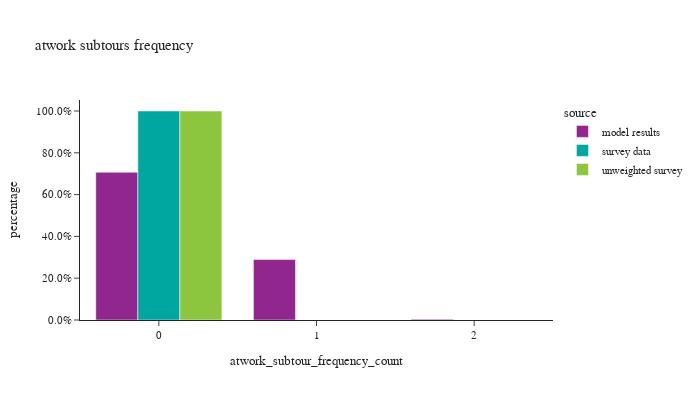

Notebook code cell kept with this figure:
### Code cell
df_plot = work_tour.groupby(['source','atwork_subtour_frequency_count'])['tour_weight'].sum().reset_index()
df_plot['percentage'] = df_plot.groupby(['source'], group_keys=False)['tour_weight']. \
    apply(lambda x: x / float(x.sum()))
fig1 = px.bar(df_plot, x='atwork_subtour_frequency_count', y="percentage", color="source", barmode="group",
              title="atwork subtours frequency")
fig1.for_each_annotation(lambda a: a.update(text = a.text.split("=")[-1]))
fig1.update_layout(height=400, width=700, font=dict(size=11), yaxis=dict(tickformat=".1%"))
fig1.show()

### Figure 1 — Plotly figure (JSON) as saved in the notebook; plotly's stock layout.template omitted (floating-point values rounded to 4 significant figures)
{"data": [{"alignmentgroup": "True", "hovertemplate": "source=model results<br>atwork_subtour_frequency_count=%{x}<br>percentage=%{y}<extra></extra>", "legendgroup": "model results", "marker": {"color": "#91268F", "pattern": {"shape": ""}}, "name": "model results", "offsetgroup": "model results", "orientation": "v", "showlegend": true, "textposition": "auto", "type": "bar", "x": [0, 1, 2], "xaxis": "x", "y": [0.7068, 0.2892, 0.003995], "yaxis": "y"}, {"alignmentgroup": "True", "hovertemplate": "source=survey data<br>atwork_subtour_frequency_count=%{x}<br>percentage=%{y}<extra></extra>", "legendgroup": "survey data", "marker": {"color": "#00A7A0", "pattern": {"shape": ""}}, "name": "survey data", "offsetgroup": "survey data", "orientation": "v", "showlegend": true, "textposition": "auto", "type": "bar", "x": [0], "xaxis": "x", "y": [1.0], "yaxis": "y"}, {"alignmentgroup": "True", "hovertemplate": "source=unweighted survey<br>atwork_subtour_frequency_count=%{x}<br>percentage=%{y}<extra></extra>", "legendgroup": "unweighted survey", "marker": {"color": "#8CC63E", "pattern": {"shape": ""}}, "name": "unweighted survey", "offsetgroup": "unweighted survey", "orientation": "v", "showlegend": true, "textposition": "auto", "type": "bar", "x": [0], "xaxis": "x", "y": [1.0], "yaxis": "y"}], "layout": {"barmode": "group", "font": {"size": 11}, "height": 400, "legend": {"title": {"text": "source"}, "tracegroupgap": 0}, "title": {"text": "atwork subtours frequency"}, "width": 700, "xaxis": {"anchor": "y", "domain": [0.0, 1.0], "title": {"text": "atwork_subtour_frequency_count"}}, "yaxis": {"anchor": "x", "domain": [0.0, 1.0], "tickformat": ".1%", "title": {"text": "percentage"}}}}
